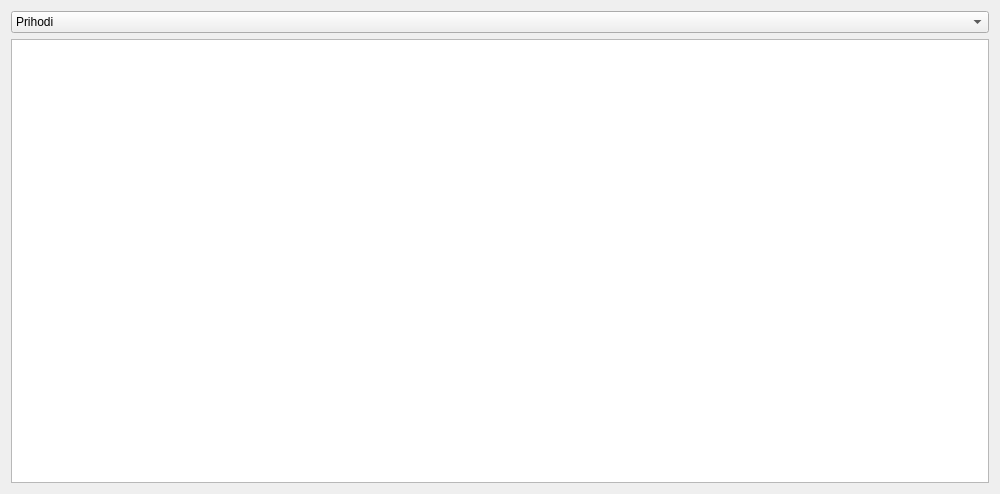
<?xml version="1.0" encoding="UTF-8"?>
<ui version="4.0">
 <class>Form</class>
 <widget class="QWidget" name="Form">
  <property name="geometry">
   <rect>
    <x>0</x>
    <y>0</y>
    <width>1000</width>
    <height>494</height>
   </rect>
  </property>
  <property name="windowTitle">
   <string>Form</string>
  </property>
  <layout class="QVBoxLayout" name="verticalLayout">
   <item>
    <layout class="QHBoxLayout" name="horizontalLayout">
     <item>
      <widget class="QComboBox" name="combo_table">
       <property name="enabled">
        <bool>true</bool>
       </property>
       <item>
        <property name="text">
         <string>Prihodi</string>
        </property>
       </item>
       <item>
        <property name="text">
         <string>Rashodi</string>
        </property>
       </item>
      </widget>
     </item>
    </layout>
   </item>
   <item>
    <widget class="QTableWidget" name="table">
     <property name="alternatingRowColors">
      <bool>false</bool>
     </property>
    </widget>
   </item>
  </layout>
 </widget>
 <resources/>
 <connections/>
</ui>
